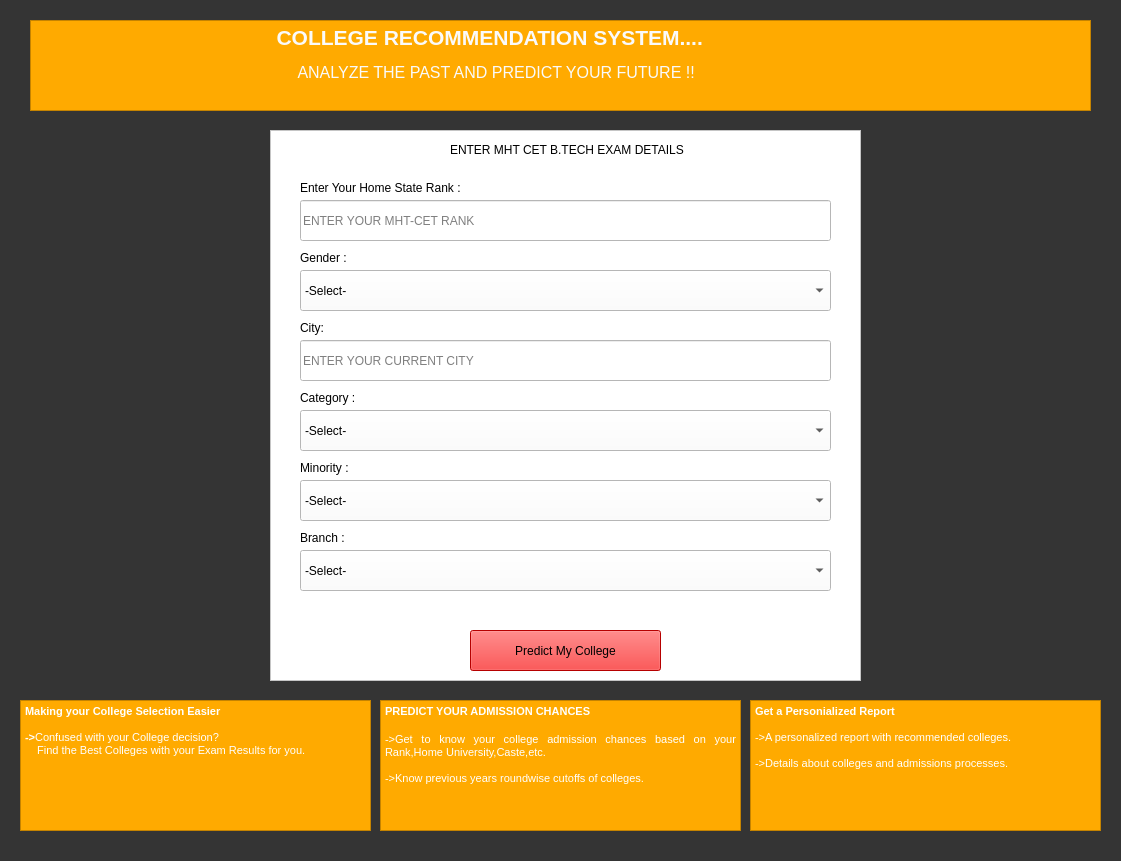
<?xml version="1.0" encoding="UTF-8"?>
<ui version="4.0">
 <class>MainWindow</class>
 <widget class="QMainWindow" name="MainWindow">
  <property name="geometry">
   <rect>
    <x>0</x>
    <y>0</y>
    <width>1121</width>
    <height>861</height>
   </rect>
  </property>
  <property name="windowTitle">
   <string>MainWindow</string>
  </property>
  <property name="styleSheet">
   <string notr="true">background-color: rgb(52, 52, 52);</string>
  </property>
  <widget class="QWidget" name="centralwidget">
   <widget class="QTextBrowser" name="textBrowser">
    <property name="geometry">
     <rect>
      <x>30</x>
      <y>20</y>
      <width>1061</width>
      <height>91</height>
     </rect>
    </property>
    <property name="autoFillBackground">
     <bool>false</bool>
    </property>
    <property name="styleSheet">
     <string notr="true">background-color: rgb(255, 170, 0);
color: rgb(250, 250, 250);</string>
    </property>
    <property name="tabChangesFocus">
     <bool>false</bool>
    </property>
    <property name="html">
     <string>&lt;!DOCTYPE HTML PUBLIC &quot;-//W3C//DTD HTML 4.0//EN&quot; &quot;http://www.w3.org/TR/REC-html40/strict.dtd&quot;&gt;
&lt;html&gt;&lt;head&gt;&lt;meta name=&quot;qrichtext&quot; content=&quot;1&quot; /&gt;&lt;style type=&quot;text/css&quot;&gt;
p, li { white-space: pre-wrap; }
&lt;/style&gt;&lt;/head&gt;&lt;body style=&quot; font-family:'MS Shell Dlg 2'; font-size:7.8pt; font-weight:400; font-style:normal;&quot;&gt;
&lt;p align=&quot;justify&quot; style=&quot; margin-top:0px; margin-bottom:0px; margin-left:0px; margin-right:0px; -qt-block-indent:0; text-indent:0px;&quot;&gt;&lt;span style=&quot; font-size:11pt; font-weight:600;&quot;&gt;                     	       &lt;/span&gt;&lt;span style=&quot; font-size:16pt; font-weight:600;&quot;&gt;         COLLEGE RECOMMENDATION SYSTEM....&lt;/span&gt;&lt;/p&gt;
&lt;p align=&quot;justify&quot; style=&quot;-qt-paragraph-type:empty; margin-top:0px; margin-bottom:0px; margin-left:0px; margin-right:0px; -qt-block-indent:0; text-indent:0px; font-size:8pt;&quot;&gt;&lt;br /&gt;&lt;/p&gt;
&lt;p align=&quot;justify&quot; style=&quot; margin-top:0px; margin-bottom:0px; margin-left:0px; margin-right:0px; -qt-block-indent:0; text-indent:0px;&quot;&gt;&lt;span style=&quot; font-size:8pt;&quot;&gt;		               &lt;/span&gt;&lt;span style=&quot; font-size:12pt;&quot;&gt;             ANALYZE THE PAST AND PREDICT YOUR FUTURE !!&lt;/span&gt;&lt;/p&gt;&lt;/body&gt;&lt;/html&gt;</string>
    </property>
   </widget>
   <widget class="QTextBrowser" name="textBrowser_2">
    <property name="geometry">
     <rect>
      <x>380</x>
      <y>700</y>
      <width>361</width>
      <height>131</height>
     </rect>
    </property>
    <property name="styleSheet">
     <string notr="true">background-color: rgb(255, 170, 0);
color: rgb(255, 255, 255);</string>
    </property>
    <property name="html">
     <string>&lt;!DOCTYPE HTML PUBLIC &quot;-//W3C//DTD HTML 4.0//EN&quot; &quot;http://www.w3.org/TR/REC-html40/strict.dtd&quot;&gt;
&lt;html&gt;&lt;head&gt;&lt;meta name=&quot;qrichtext&quot; content=&quot;1&quot; /&gt;&lt;style type=&quot;text/css&quot;&gt;
p, li { white-space: pre-wrap; }
&lt;/style&gt;&lt;/head&gt;&lt;body style=&quot; font-family:'MS Shell Dlg 2'; font-size:7.8pt; font-weight:400; font-style:normal;&quot;&gt;
&lt;p align=&quot;justify&quot; style=&quot; margin-top:0px; margin-bottom:0px; margin-left:0px; margin-right:0px; -qt-block-indent:0; text-indent:0px;&quot;&gt;&lt;span style=&quot; font-size:8pt; font-weight:600;&quot;&gt;PREDICT YOUR ADMISSION CHANCES&lt;/span&gt;&lt;/p&gt;
&lt;p align=&quot;justify&quot; style=&quot;-qt-paragraph-type:empty; margin-top:0px; margin-bottom:0px; margin-left:0px; margin-right:0px; -qt-block-indent:0; text-indent:0px; font-size:10pt; font-weight:600;&quot;&gt;&lt;br /&gt;&lt;/p&gt;
&lt;p align=&quot;justify&quot; style=&quot; margin-top:0px; margin-bottom:0px; margin-left:0px; margin-right:0px; -qt-block-indent:0; text-indent:0px;&quot;&gt;&lt;span style=&quot; font-size:8pt;&quot;&gt;-&amp;gt;Get to know your college admission chances based on your Rank,Home University,Caste,etc.&lt;/span&gt;&lt;/p&gt;
&lt;p align=&quot;justify&quot; style=&quot;-qt-paragraph-type:empty; margin-top:0px; margin-bottom:0px; margin-left:0px; margin-right:0px; -qt-block-indent:0; text-indent:0px; font-size:8pt;&quot;&gt;&lt;br /&gt;&lt;/p&gt;
&lt;p align=&quot;justify&quot; style=&quot; margin-top:0px; margin-bottom:0px; margin-left:0px; margin-right:0px; -qt-block-indent:0; text-indent:0px;&quot;&gt;&lt;span style=&quot; font-size:8pt;&quot;&gt;-&amp;gt;Know previous years roundwise cutoffs of colleges.&lt;/span&gt;&lt;/p&gt;&lt;/body&gt;&lt;/html&gt;</string>
    </property>
   </widget>
   <widget class="QTextBrowser" name="textBrowser_3">
    <property name="geometry">
     <rect>
      <x>750</x>
      <y>700</y>
      <width>351</width>
      <height>131</height>
     </rect>
    </property>
    <property name="styleSheet">
     <string notr="true">background-color: rgb(255, 170, 0);color: rgb(255, 255, 255);</string>
    </property>
    <property name="html">
     <string>&lt;!DOCTYPE HTML PUBLIC &quot;-//W3C//DTD HTML 4.0//EN&quot; &quot;http://www.w3.org/TR/REC-html40/strict.dtd&quot;&gt;
&lt;html&gt;&lt;head&gt;&lt;meta name=&quot;qrichtext&quot; content=&quot;1&quot; /&gt;&lt;style type=&quot;text/css&quot;&gt;
p, li { white-space: pre-wrap; }
&lt;/style&gt;&lt;/head&gt;&lt;body style=&quot; font-family:'MS Shell Dlg 2'; font-size:7.8pt; font-weight:400; font-style:normal;&quot;&gt;
&lt;p style=&quot; margin-top:0px; margin-bottom:0px; margin-left:0px; margin-right:0px; -qt-block-indent:0; text-indent:0px;&quot;&gt;&lt;span style=&quot; font-size:8pt; font-weight:600;&quot;&gt;Get a Personialized Report&lt;/span&gt;&lt;/p&gt;
&lt;p style=&quot;-qt-paragraph-type:empty; margin-top:0px; margin-bottom:0px; margin-left:0px; margin-right:0px; -qt-block-indent:0; text-indent:0px; font-size:8pt;&quot;&gt;&lt;br /&gt;&lt;/p&gt;
&lt;p style=&quot; margin-top:0px; margin-bottom:0px; margin-left:0px; margin-right:0px; -qt-block-indent:0; text-indent:0px;&quot;&gt;&lt;span style=&quot; font-size:8pt;&quot;&gt;-&amp;gt;A personalized report with recommended colleges.&lt;/span&gt;&lt;/p&gt;
&lt;p style=&quot;-qt-paragraph-type:empty; margin-top:0px; margin-bottom:0px; margin-left:0px; margin-right:0px; -qt-block-indent:0; text-indent:0px; font-size:8pt;&quot;&gt;&lt;br /&gt;&lt;/p&gt;
&lt;p style=&quot; margin-top:0px; margin-bottom:0px; margin-left:0px; margin-right:0px; -qt-block-indent:0; text-indent:0px;&quot;&gt;&lt;span style=&quot; font-size:8pt;&quot;&gt;-&amp;gt;Details about colleges and admissions processes.&lt;/span&gt;&lt;/p&gt;&lt;/body&gt;&lt;/html&gt;</string>
    </property>
   </widget>
   <widget class="QTextBrowser" name="textBrowser_5">
    <property name="geometry">
     <rect>
      <x>20</x>
      <y>700</y>
      <width>351</width>
      <height>131</height>
     </rect>
    </property>
    <property name="styleSheet">
     <string notr="true">background-color: rgb(255, 170, 0);color: rgb(255, 255, 255);</string>
    </property>
    <property name="html">
     <string>&lt;!DOCTYPE HTML PUBLIC &quot;-//W3C//DTD HTML 4.0//EN&quot; &quot;http://www.w3.org/TR/REC-html40/strict.dtd&quot;&gt;
&lt;html&gt;&lt;head&gt;&lt;meta name=&quot;qrichtext&quot; content=&quot;1&quot; /&gt;&lt;style type=&quot;text/css&quot;&gt;
p, li { white-space: pre-wrap; }
&lt;/style&gt;&lt;/head&gt;&lt;body style=&quot; font-family:'MS Shell Dlg 2'; font-size:7.8pt; font-weight:400; font-style:normal;&quot;&gt;
&lt;p style=&quot; margin-top:0px; margin-bottom:0px; margin-left:0px; margin-right:0px; -qt-block-indent:0; text-indent:0px;&quot;&gt;&lt;span style=&quot; font-size:8pt; font-weight:600;&quot;&gt;Making your College Selection Easier&lt;/span&gt;&lt;/p&gt;
&lt;p style=&quot;-qt-paragraph-type:empty; margin-top:0px; margin-bottom:0px; margin-left:0px; margin-right:0px; -qt-block-indent:0; text-indent:0px; font-size:8pt; font-weight:600;&quot;&gt;&lt;br /&gt;&lt;/p&gt;
&lt;p style=&quot; margin-top:0px; margin-bottom:0px; margin-left:0px; margin-right:0px; -qt-block-indent:0; text-indent:0px;&quot;&gt;&lt;span style=&quot; font-size:8pt; font-weight:600;&quot;&gt;-&amp;gt;&lt;/span&gt;&lt;span style=&quot; font-size:8pt;&quot;&gt;Confused with your College decision?&lt;/span&gt;&lt;/p&gt;
&lt;p style=&quot; margin-top:0px; margin-bottom:0px; margin-left:0px; margin-right:0px; -qt-block-indent:0; text-indent:0px;&quot;&gt;&lt;span style=&quot; font-size:8pt;&quot;&gt;    Find the Best Colleges with your Exam Results for you.&lt;/span&gt;&lt;/p&gt;&lt;/body&gt;&lt;/html&gt;</string>
    </property>
   </widget>
   <widget class="QLabel" name="label">
    <property name="geometry">
     <rect>
      <x>10</x>
      <y>0</y>
      <width>0</width>
      <height>19</height>
     </rect>
    </property>
    <property name="styleSheet">
     <string notr="true">background-color: rgb(255, 255, 0);</string>
    </property>
    <property name="text">
     <string/>
    </property>
   </widget>
   <widget class="QFrame" name="frame">
    <property name="geometry">
     <rect>
      <x>270</x>
      <y>130</y>
      <width>591</width>
      <height>551</height>
     </rect>
    </property>
    <property name="styleSheet">
     <string notr="true">background-color: rgb(255, 255, 255);</string>
    </property>
    <property name="frameShape">
     <enum>QFrame::StyledPanel</enum>
    </property>
    <property name="frameShadow">
     <enum>QFrame::Raised</enum>
    </property>
    <widget class="QComboBox" name="Category_Field">
     <property name="geometry">
      <rect>
       <x>30</x>
       <y>280</y>
       <width>531</width>
       <height>41</height>
      </rect>
     </property>
     <item>
      <property name="text">
       <string>-Select-</string>
      </property>
     </item>
     <item>
      <property name="text">
       <string>General</string>
      </property>
     </item>
     <item>
      <property name="text">
       <string>Obc</string>
      </property>
     </item>
     <item>
      <property name="text">
       <string>Sc-St</string>
      </property>
     </item>
     <item>
      <property name="text">
       <string>Tfws</string>
      </property>
     </item>
    </widget>
    <widget class="QComboBox" name="Branch_Field">
     <property name="geometry">
      <rect>
       <x>30</x>
       <y>420</y>
       <width>531</width>
       <height>41</height>
      </rect>
     </property>
     <item>
      <property name="text">
       <string>-Select-</string>
      </property>
     </item>
     <item>
      <property name="text">
       <string>Computer Science (CS)</string>
      </property>
     </item>
     <item>
      <property name="text">
       <string>Information Technology (IT)</string>
      </property>
     </item>
     <item>
      <property name="text">
       <string>Mechanical (ME)</string>
      </property>
     </item>
     <item>
      <property name="text">
       <string>Civil (CE)</string>
      </property>
     </item>
     <item>
      <property name="text">
       <string>Chemical (CH)</string>
      </property>
     </item>
     <item>
      <property name="text">
       <string>Electroninc &amp; Telecommuniction (EXTC)</string>
      </property>
     </item>
    </widget>
    <widget class="QLabel" name="label_2">
     <property name="geometry">
      <rect>
       <x>30</x>
       <y>120</y>
       <width>55</width>
       <height>16</height>
      </rect>
     </property>
     <property name="text">
      <string>Gender :</string>
     </property>
    </widget>
    <widget class="QLabel" name="label_3">
     <property name="geometry">
      <rect>
       <x>30</x>
       <y>50</y>
       <width>181</width>
       <height>16</height>
      </rect>
     </property>
     <property name="text">
      <string>Enter Your Home State Rank :</string>
     </property>
    </widget>
    <widget class="QLabel" name="label_4">
     <property name="geometry">
      <rect>
       <x>180</x>
       <y>10</y>
       <width>251</width>
       <height>20</height>
      </rect>
     </property>
     <property name="text">
      <string>ENTER MHT CET B.TECH EXAM DETAILS</string>
     </property>
    </widget>
    <widget class="QLabel" name="label_5">
     <property name="geometry">
      <rect>
       <x>30</x>
       <y>260</y>
       <width>61</width>
       <height>16</height>
      </rect>
     </property>
     <property name="text">
      <string>Category :</string>
     </property>
    </widget>
    <widget class="QLabel" name="label_6">
     <property name="geometry">
      <rect>
       <x>30</x>
       <y>400</y>
       <width>55</width>
       <height>16</height>
      </rect>
     </property>
     <property name="text">
      <string>Branch :</string>
     </property>
    </widget>
    <widget class="QLabel" name="label_7">
     <property name="geometry">
      <rect>
       <x>30</x>
       <y>330</y>
       <width>55</width>
       <height>16</height>
      </rect>
     </property>
     <property name="text">
      <string>Minority :</string>
     </property>
    </widget>
    <widget class="QComboBox" name="Minorit_Field">
     <property name="geometry">
      <rect>
       <x>30</x>
       <y>350</y>
       <width>531</width>
       <height>41</height>
      </rect>
     </property>
     <item>
      <property name="text">
       <string>-Select-</string>
      </property>
     </item>
     <item>
      <property name="text">
       <string>Hindi</string>
      </property>
     </item>
     <item>
      <property name="text">
       <string>Gujarati</string>
      </property>
     </item>
     <item>
      <property name="text">
       <string>Muslim</string>
      </property>
     </item>
     <item>
      <property name="text">
       <string>Sindhi</string>
      </property>
     </item>
     <item>
      <property name="text">
       <string>Christian
</string>
      </property>
     </item>
    </widget>
    <widget class="QComboBox" name="Gender_Field">
     <property name="geometry">
      <rect>
       <x>30</x>
       <y>140</y>
       <width>531</width>
       <height>41</height>
      </rect>
     </property>
     <item>
      <property name="text">
       <string>-Select-</string>
      </property>
     </item>
     <item>
      <property name="text">
       <string>Male</string>
      </property>
     </item>
     <item>
      <property name="text">
       <string>Female</string>
      </property>
     </item>
     <item>
      <property name="text">
       <string>Other</string>
      </property>
     </item>
    </widget>
    <widget class="QLineEdit" name="Rank_Field">
     <property name="geometry">
      <rect>
       <x>30</x>
       <y>70</y>
       <width>531</width>
       <height>41</height>
      </rect>
     </property>
     <property name="placeholderText">
      <string>ENTER YOUR MHT-CET RANK</string>
     </property>
    </widget>
    <widget class="QPushButton" name="Predict_Button">
     <property name="geometry">
      <rect>
       <x>200</x>
       <y>500</y>
       <width>191</width>
       <height>41</height>
      </rect>
     </property>
     <property name="styleSheet">
      <string notr="true">background-color: rgb(255, 0, 0);</string>
     </property>
     <property name="text">
      <string>Predict My College</string>
     </property>
    </widget>
    <widget class="QLabel" name="label_8">
     <property name="geometry">
      <rect>
       <x>30</x>
       <y>190</y>
       <width>55</width>
       <height>16</height>
      </rect>
     </property>
     <property name="text">
      <string>City:</string>
     </property>
    </widget>
    <widget class="QLineEdit" name="City_Field">
     <property name="geometry">
      <rect>
       <x>30</x>
       <y>210</y>
       <width>531</width>
       <height>41</height>
      </rect>
     </property>
     <property name="placeholderText">
      <string>ENTER YOUR CURRENT CITY</string>
     </property>
    </widget>
   </widget>
   <zorder>label</zorder>
   <zorder>textBrowser</zorder>
   <zorder>textBrowser_2</zorder>
   <zorder>textBrowser_3</zorder>
   <zorder>textBrowser_5</zorder>
   <zorder>frame</zorder>
  </widget>
  <widget class="QStatusBar" name="statusBar"/>
 </widget>
 <resources/>
 <connections/>
</ui>
